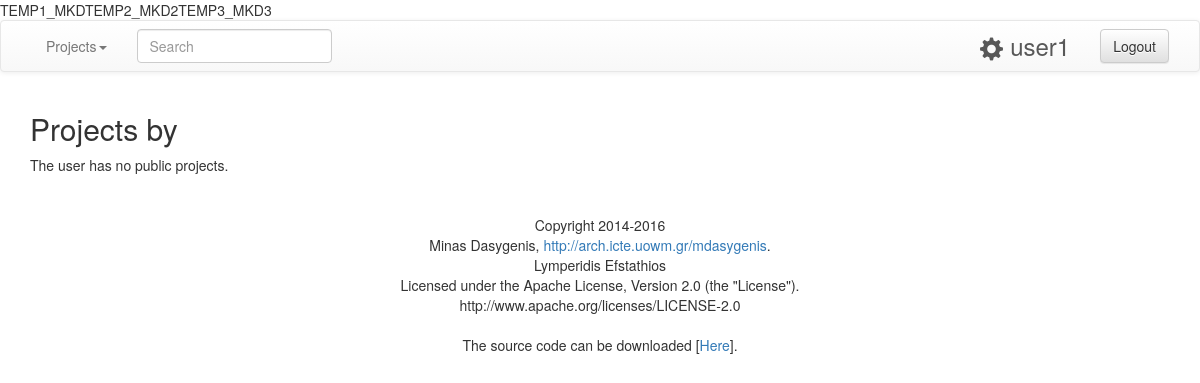
The app's page /project/talsiber (signed in), older data.
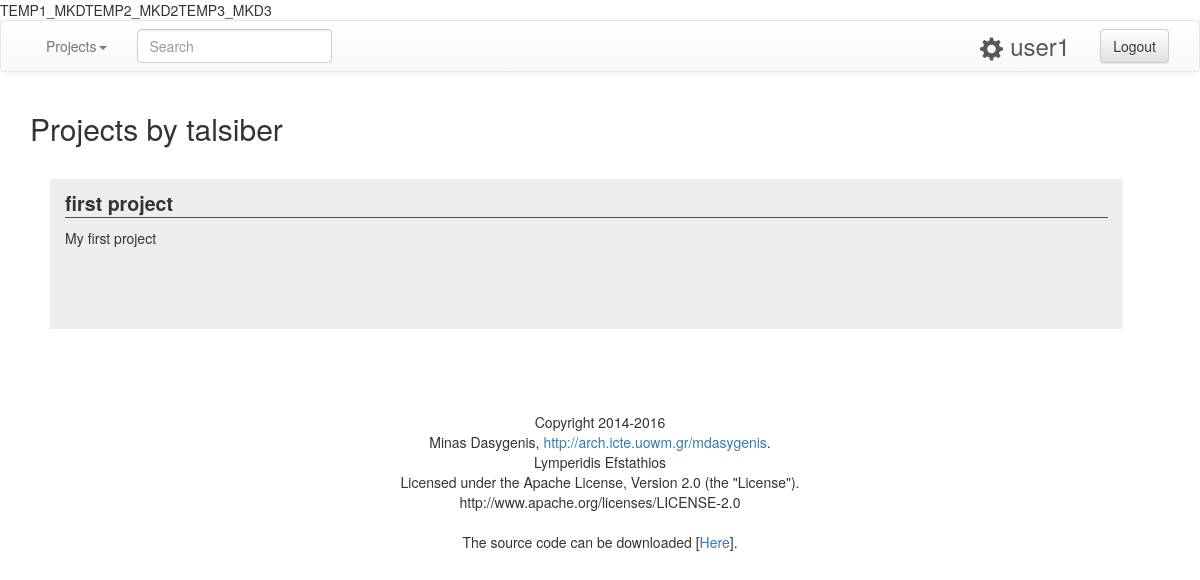
The same page, newer data.
### tables this page shows
CREATE TABLE `users` (
  `id` int(11) NOT NULL,
  `username` varchar(25) NOT NULL,
  `password` varchar(32) NOT NULL,
  `email` varchar(50) NOT NULL,
  `telephone` int(10) DEFAULT NULL,
  `activated` tinyint(1) NOT NULL DEFAULT '0',
  `activ_code` int(6) NOT NULL,
  `theme` tinyint(1) NOT NULL DEFAULT '0',
  `available_space` int(6) NOT NULL DEFAULT '20'
);

CREATE TABLE `projects` (
  `id` int(11) NOT NULL,
  `name` varchar(50) NOT NULL,
  `description` text NOT NULL,
  `short_code` varchar(50) NOT NULL,
  `public` tinyint(1) NOT NULL DEFAULT '1'
);

### index.php (called while the page is built, shortened)
<?php
include('loader.php');
$allowed_action=false;
if( (isset($_SESSION['vhdl_user']['loged_in']) && $_SESSION['vhdl_user']['loged_in']==1) || $allowed_action==true ){
	if( isset($_GET['action']) ){
		$included_file = $_GET['action'].'.php';
	}else{
		if($_SESSION['vhdl_user']['id'] == '0'){
			$included_file='loggedin_sid.php';
		}else{
			$included_file='loggedin.php';
		}
	}
}else{
	$included_file='loggedout.php';
}
include('theme/header.php');
include('pages/'.$included_file);
include('theme/footer.php');
if(isset($_GET)){
	var_dump($_GET);
}
if(isset($_POST)){
	var_dump($_POST);
}
if(isset($_SESSION)){
	var_dump($_SESSION);
}
?>

### loader.php (called while the page is built, shortened)
<?php
$protocol = (!empty($_SERVER['HTTPS']) && $_SERVER['HTTPS'] !== 'off' || $_SERVER['SERVER_PORT'] == 443) ? "https://" : "http://";
$BASE_URL = $protocol.$_SERVER['SERVER_NAME']."/vhdl";
require_once('classes/Database.php');
require_once('classes/User.php');
require_once('functions.php');
$db = new Database;
?>

### classes/Database.php (called while the page is built, shortened)
<?php
class Database {
	public $conn;
	public function __construct(){
		$db_host="localhost";
		$db_username="root";
		$db_password="";
		$db_name="vhdl_compiler";
		try{
			$this->conn = new PDO("mysql:host=$db_host;dbname=$db_name;charset=utf8",$db_username,$db_password);
		}
			catch(PDOException $pe){
			die('Connection error:' . $pe->getmessage());
		}
	}
	public function get_user_projects_public($user_id) {
		$query = "SELECT projects.* FROM projects_editors INNER JOIN projects ON projects_editors.project_id = projects.id WHERE projects_editors.user_id = '".$user_id."' AND user_type='1' AND public='1'";
		$statement = $this->conn->prepare($query);
		$statement->execute();
		return $statement->fetchAll();
	}
	public function get_user_information($user, $search_type) {
		$query = "SELECT * FROM users WHERE  ".$search_type."= '".$user."'";
		$statement = $this->conn->prepare($query);
		$statement->execute();
		return $statement->fetch();
	}
}
?>

### classes/User.php (called while the page is built, shortened)
<?php
class User {
	public function __construct($vhdl_user){
		$this->id = $vhdl_user['id'];
	}
}
?>

### pages/extra/list-other-user-projects.php (the view, shortened to what this page needs)
<?php
	$projects = $db->get_user_projects_public($search_user['id']);
	$proj_num = count($projects);
	$last_row = $proj_num % 3;
	if($last_row!=0){
		$last_row_size = (12 / $last_row)-1;
	}else{
		$last_row_size = 11;
	}
	$j=1;
	if( !empty($projects) ){
		$i=0;
		echo '<div class="row">';
		foreach ($projects as $project) {
			$thresshold = $last_row+$j;
			if( $thresshold <= $proj_num){
				$size='col-sm-3';
			}else{
				$size='col-sm-'.$last_row_size." center-tile-".$last_row_size;
			}
			$i++;
			echo "<div class='".$size." square-tiles' onclick='window.location=\"".$BASE_URL."/project/".$search_user['username']."/".$project['short_code']."\";'>";
			echo "<div class='header'>".$project['name']."</div>";
			echo "<p>".$project['description']."</p>";
			echo "</div>";
			$j++;
		}
		if($i<=3){
			echo '</div>';
		}
	}else{
		echo "The user has no public projects.";
	}
?>

### functions.php (shortened to what this page needs)
<?php
$JOBDIRECTORY="/tmp/jobs/";
$STATUSDIR="/tmp/status/";
if ( ! file_exists($JOBDIRECTORY) ) { mkdir($JOBDIRECTORY,0777,true); echo "TEMP2_MKD2"; }
if ( ! file_exists($STATUSDIR) ) { mkdir($STATUSDIR,0777,true); echo "TEMP3_MKD3"; }
?>

### theme/header.php (shortened to what this page needs)
<!DOCTYPE html PUBLIC "-//W3C//DTD XHTML 1.0 Transitional//EN" "http://www.w3.org/TR/xhtml1/DTD/xhtml1-transitional.dtd">
<html xmlns="http://www.w3.org/1999/xhtml">
<head>
	<link rel="stylesheet" type="text/css" href="<?php echo $BASE_URL ?>/theme/bootstrap/bootstrap.min.css">
	<link rel="stylesheet" type="text/css" href="<?php echo $BASE_URL ?>/theme/bootstrap/bootstrap-theme.min.css">
	<link rel="stylesheet" type="text/css" href="<?php echo $BASE_URL ?>/theme/css/style.css" media="screen" />
</head>
<body>
	<?php require('nav-bar.php'); ?>
	<div class="container">

### theme/nav-bar.php (shortened to what this page needs)
<nav class="navbar navbar-default navbar-top">
	<div class="container-fluid">
		<div class="collapse navbar-collapse pull-left" id="navbar-header">
			<ul class="nav navbar-nav">
				<li class="dropdown">
				  <a id="search-nav-dropdown" href="javascript:void(0)" class="dropdown-toggle" data-toggle="dropdown">Projects<span class="caret"></span></a>
				</li>
				<li class="navbar-form">
					<input type="text" class="form-control nav-search-typeahead" autocomplete="off" placeholder="Search" id="nav-search">
				</li>
			</ul>
		</div>
		<div class="navbar-user pull-right">
			<?php if(isset($_SESSION['vhdl_user']['loged_in']) && $_SESSION['vhdl_user']['loged_in']==1){ ?>
				<form class="navbar-form pull-right" role="logout" method="post" action="">
					<button type="submit" class="btn btn-default" name="post_action" value="logout">Logout</button>
				</form>
				<div class="navbar-form pull-left nav-home">
					<a href="<?php echo $BASE_URL; ?>/settings" title="Settings"><span class="glyphicon glyphicon-cog top-5"></span></a>
					<a href="<?php echo $BASE_URL; ?>" ><?php echo $_SESSION['vhdl_user']['username']; ?></a>
				</div>
			<?php }else{ ?>
				<div class="navbar-form pull-left nav-home">
					<a href="<?php echo $BASE_URL; ?>" >Home</a>
				</div>
			<?php } ?>
		</div>
	</div>
   </nav>

### pages/project-user.php (shortened to what this page needs)
<?php
	$search_user = $db->get_user_information($_GET['user'],"username");
	if($search_user['id'] != $user->id){
?>
<h2>Projects by <?php echo $search_user['username']; ?></h2>
<?php require('pages/extra/list-other-user-projects.php'); ?>
<?php
	}else{
		header('location:'.$BASE_URL);
	}
?>

### theme/footer.php (shortened to what this page needs)
			<br /><br /><br />
			<div class="footer">
				<div id="copyright">
					<center>
					Copyright 2014-2016<br/>
					Minas Dasygenis, <a href="http://arch.icte.uowm.gr/mdasygenis"> http://arch.icte.uowm.gr/mdasygenis</a>.<br />
					Lymperidis Efstathios<br />
					Licensed under the Apache License, Version 2.0 (the "License").<br />
					http://www.apache.org/licenses/LICENSE-2.0<br />
					</center>
				</div>
				<br />
				<div id="download">
					<center>The source code can be downloaded [<a href="https://github.com/Stathislyb/hdl-compiler">Here</a>].</center>
				</div>
			</div>
		</div>
</body>
</html>

### theme/css/style.css (style rules this page uses)
.square-tiles { background-color: #eee; margin: 2%; height: 150px; cursor:pointer; overflow-y: hidden; min-width: 29%; }
.square-tiles .header { font-size: 1.4em; font-weight: bold; margin: 10px 0 10px 0; border-bottom: 1px solid #505050; }
.center-tile-11 { margin-left:3%; }
.nav-home { font-size: x-large; }
.nav-home a { color:#585858; }
.top-5 { top: 5px; }

Row changes from the older to the newer data that the page shows:
added users: username "talsiber"
added projects: name "first project", description "My first project"
Text that changed along with them:
text no longer shown: "The user has no public projects."
